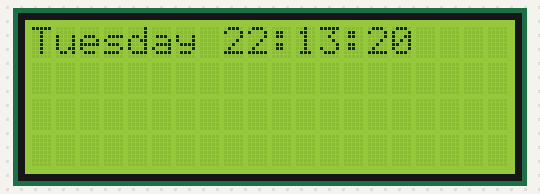
Recording of a sketch running on a simulated ESP32. Shown: 20×4 character LCD. The local clock reads 2024-03-15 10:24:30 at power-on unless the sketch sets it; what the sketch prints to the serial monitor is not drawn.

Above: at 0.2 s.
At 15.3 s:
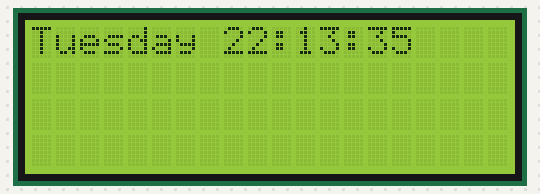
At 30.4 s:
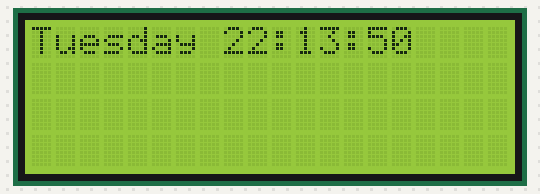
At 60.6 s:
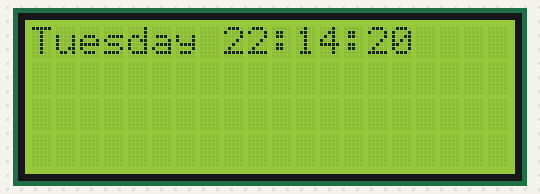
At 90.9 s:
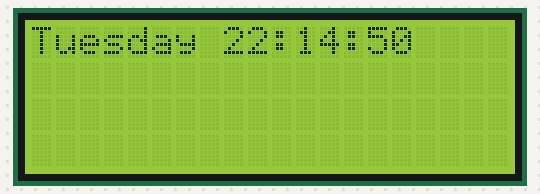
At 126.1 s:
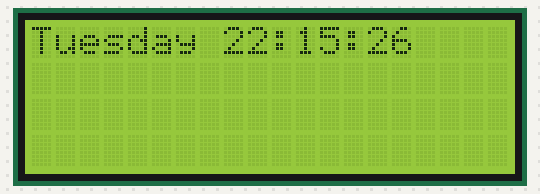

The sketch:

sketch_apr29a.ino
```cpp
#include <RTClib.h>

#include <LiquidCrystal_I2C.h>

RTC_DS1307 DS1307_RTC;
char Week_days[7][12] = {"Sunday", "Monday", "Tuesday", "Wednesday", "Thursday", "Friday", "Saturday"};


// set the LCD number of columns and rows
int lcdColumns = 20;
int lcdRows = 4;

// set LCD address, number of columns and rows
// if you don't know your display address, run an I2C scanner sketch
LiquidCrystal_I2C lcd(0x27, lcdColumns, lcdRows);

void setup(){
    Serial.begin(115200);
  // initialize LCD
  lcd.begin();
  // turn on LCD backlight
  lcd.backlight();

  if (!DS1307_RTC.begin())
  {
    Serial.println("Couldn't find RTC");
    while(1);
  }
   DS1307_RTC.adjust(DateTime(F(__DATE__), F(__TIME__)));
}


void loop(){
  // set cursor to first column, first row
  lcd.setCursor(0, 0);
  // print message


  // clears the display to print new message
  lcd.clear();
  // set cursor to first column, second row
  lcd.setCursor(0,1);
  lcd.print("Hello, World!");

  lcd.clear();


  DateTime now = DS1307_RTC.now();

    Serial.print(now.year(), DEC);
    Serial.print('/');
    Serial.print(now.month(), DEC);
    Serial.print('/');
    Serial.print(now.day(), DEC);
    Serial.print(" (");
    lcd.setCursor(0, 0);
    lcd.print(Week_days[now.dayOfTheWeek()]);
    lcd.print(" ");
    lcd.print(now.hour(), DEC);
    lcd.print(':');
    lcd.print(now.minute(), DEC);
    lcd.print(':');
    lcd.print(now.second(), DEC);
    Serial.println();

    Serial.print(" since midnight 1/1/1970 = ");
    Serial.print(now.unixtime());
    Serial.print("s = ");
    Serial.print(now.unixtime() / 86400L);
    Serial.println("d");

    // calculate a date which is 7 days, 12 hours, 30 minutes, 6 seconds into the future
    DateTime future (now + TimeSpan(7,12,30,6));

    Serial.print(" now + 7d + 12h + 30m + 6s: ");
    Serial.print(future.year(), DEC);
    Serial.print('/');
    Serial.print(future.month(), DEC);
    Serial.print('/');
    Serial.print(future.day(), DEC);
    Serial.print(' ');
    Serial.print(future.hour(), DEC);
    Serial.print(':');
    Serial.print(future.minute(), DEC);
    Serial.print(':');
    Serial.print(future.second(), DEC);

    Serial.println();
    Serial.println();
    delay(5000);
}
```

Measured:
- what the display in image 1 shows lasts 5.1 s, from 15.2 s to 20.3 s
